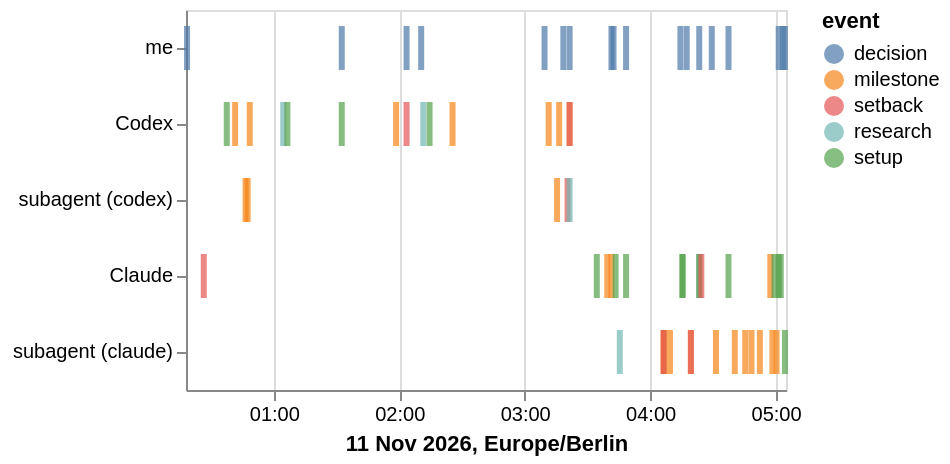

Write a Vega-Lite specification for this figure.
### Vega-Lite specification from a JSON file in a GitHub repository (floating-point values rounded to 4 significant figures)
{"$schema": "https://vega.github.io/schema/vega-lite/v6.json", "data": {"values": [{"t": "2026-11-11T00:18:00", "who": "me", "type": "decision", "what": "In Claude Code on the Mac, sets the direction for the final two prep days:"}, {"t": "2026-11-11T00:26:00", "who": "Claude", "type": "setback", "what": "The Claude Code session on the Mac hit its 5-hour usage limit"}, {"t": "2026-11-11T00:37:00", "who": "Codex", "type": "setup", "what": "Takes over on Windows"}, {"t": "2026-11-11T00:41:00", "who": "Codex", "type": "milestone", "what": "Repo restructured for two machines with Git LFS for media (fcec475)"}, {"t": "2026-11-11T00:46:00", "who": "subagent (codex)", "type": "milestone", "what": "Blender 5.3.0 installed on Windows and macOS"}, {"t": "2026-11-11T00:47:00", "who": "subagent (codex)", "type": "milestone", "what": "The 21 demo WAVs match the Unreal import copies byte for byte"}, {"t": "2026-11-11T00:48:00", "who": "Codex", "type": "milestone", "what": "Automatic two-way Git sync works: a Windows commit was auto-pulled on the Mac and a Mac co"}, {"t": "2026-11-11T01:04:00", "who": "Codex", "type": "research", "what": "Looked up partner perks and redemption deadlines from the jam page at the user's request."}, {"t": "2026-11-11T01:06:00", "who": "Codex", "type": "setup", "what": "Prepared a timed Windows packaging probe for UE 5.9 (597e2b5), at the user's request to ma"}, {"t": "2026-11-11T01:32:00", "who": "me", "type": "decision", "what": "Asks whether Epic's version control system Lore already works between Mac and Windows, on "}, {"t": "2026-11-11T01:32:00", "who": "Codex", "type": "setup", "what": "Herdr 0.9.5 installed as a terminal multiplexer for parallel agent sessions on Windows, at"}, {"t": "2026-11-11T01:58:00", "who": "Codex", "type": "milestone", "what": "Lore 0.13.0 CLI round trip between Windows and Mac over Tailscale succeeded: Windows creat"}, {"t": "2026-11-11T02:03:00", "who": "me", "type": "decision", "what": "\"In future I don't want to run any commands by hand.\" Agents must reach the Mac themselves"}, {"t": "2026-11-11T02:03:00", "who": "Codex", "type": "setback", "what": "SSH to the Mac was rejected because the wrong account name was used"}, {"t": "2026-11-11T02:10:00", "who": "me", "type": "decision", "what": "Asks for the Mac SSH access to be documented clearly in AGENTS.md/CLAUDE.md"}, {"t": "2026-11-11T02:11:00", "who": "Codex", "type": "research", "what": "Jam schedule converted to Berlin time: kickoff 11 Nov 20:00, build window 12 Nov 06:00 to "}, {"t": "2026-11-11T02:14:00", "who": "Codex", "type": "setup", "what": "Several design rounds on a desktop wallpaper showing the jam schedule"}, {"t": "2026-11-11T02:25:00", "who": "Codex", "type": "milestone", "what": "Lore test with a real Unreal asset in UE 5.9 (BP_LoreSmoke): the Mac loaded the asset, cha"}, {"t": "2026-11-11T03:09:00", "who": "me", "type": "decision", "what": "Retire the old 5.8 test project and build a new UE 5.9 C++ prep project:"}, {"t": "2026-11-11T03:11:00", "who": "Codex", "type": "milestone", "what": "Blender MCP produced a test crystal and exported it as FBX"}, {"t": "2026-11-11T03:15:00", "who": "subagent (codex)", "type": "milestone", "what": "Prep/JamPrep59 compiles"}, {"t": "2026-11-11T03:16:00", "who": "Codex", "type": "milestone", "what": "UE 5.9 C++ prep project committed (a1b26dd)"}, {"t": "2026-11-11T03:18:00", "who": "me", "type": "decision", "what": "Wants DLSS for realism"}, {"t": "2026-11-11T03:20:00", "who": "subagent (codex)", "type": "setback", "what": "UAT reported the Mac build as successful, but the .app bundle was incomplete"}, {"t": "2026-11-11T03:21:00", "who": "me", "type": "decision", "what": "Unsure about the engine: the NVIDIA award might argue for 5.8"}, {"t": "2026-11-11T03:21:00", "who": "subagent (codex)", "type": "research", "what": "Official DLSS binaries cover UE 5.5–5.8 only"}, {"t": "2026-11-11T03:21:00", "who": "Codex", "type": "milestone", "what": "Mac package of the 5.9 prep project screenshotted (work/prep59/mac-screenshot.png)."}, {"t": "2026-11-11T03:21:00", "who": "Codex", "type": "setback", "what": "Codex hit its usage limit, until about 06:02, in the middle of the forum research."}, {"t": "2026-11-11T03:34:00", "who": "Claude", "type": "setup", "what": "Herdr shortcut and icon added on the desktop, followed by terminal font changes and commun"}, {"t": "2026-11-11T03:39:00", "who": "Claude", "type": "milestone", "what": "Commit 54c9199:"}, {"t": "2026-11-11T03:41:00", "who": "me", "type": "decision", "what": "Session handoffs must be clean"}, {"t": "2026-11-11T03:42:00", "who": "me", "type": "decision", "what": "Subagents become a general rule, with model tiering for cost: the strongest model for impl"}, {"t": "2026-11-11T03:41:00", "who": "Claude", "type": "milestone", "what": "Mac auto-pull agent and its macOS privacy workaround documented (5a846c2)"}, {"t": "2026-11-11T03:43:00", "who": "Claude", "type": "setup", "what": "Spawns three parallel subagents: DLSS/ACE research (Sonnet), a UE 5.8 NVIDIA test project "}, {"t": "2026-11-11T03:45:00", "who": "subagent (claude)", "type": "research", "what": "docs/nvidia-dlss-ace-research.md (71ea332)"}, {"t": "2026-11-11T03:48:00", "who": "me", "type": "decision", "what": "\"Just test whether DLSS or ACE work on 5.9 first"}, {"t": "2026-11-11T03:48:00", "who": "Claude", "type": "setup", "what": "Spawns a Fable subagent to compile the official DLSS (5.8) and ACE ASR (5.7) plugins again"}, {"t": "2026-11-11T04:06:00", "who": "subagent (claude)", "type": "milestone", "what": "DLSS runs under UE 5.9 in a packaged Windows build"}, {"t": "2026-11-11T04:06:00", "who": "subagent (claude)", "type": "milestone", "what": "Hot-plug input layer in JamPrep59 (447b1f3):"}, {"t": "2026-11-11T04:06:00", "who": "subagent (claude)", "type": "setback", "what": "The Mac was unreachable over Tailscale"}, {"t": "2026-11-11T04:09:00", "who": "subagent (claude)", "type": "milestone", "what": "UE 5.8 NVIDIA test project Prep/JamPrep58 added with DLSS, Frame Generation and ACE ASR (f"}, {"t": "2026-11-11T04:14:00", "who": "me", "type": "decision", "what": "DLSS output \"looks off\", so keep evaluating both 5.8 and 5.9"}, {"t": "2026-11-11T04:15:00", "who": "Claude", "type": "setup", "what": "Spawns a Fable subagent for a portable graphics-settings module with A/B capture tooling."}, {"t": "2026-11-11T04:15:00", "who": "Claude", "type": "setup", "what": "One-step Mac package and smoke script added (2e5b73c)"}, {"t": "2026-11-11T04:17:00", "who": "me", "type": "decision", "what": "DLSS needs a fallback where it isn't available, e.g"}, {"t": "2026-11-11T04:19:00", "who": "subagent (claude)", "type": "milestone", "what": "JamPrep58 results (f1afbe5)"}, {"t": "2026-11-11T04:19:00", "who": "subagent (claude)", "type": "setback", "what": "The JamPrep58 Mac build crashed in engine start-up code in 3 of 10 launches"}, {"t": "2026-11-11T04:23:00", "who": "me", "type": "decision", "what": "Package size is not a blocker; \"then it just has to be uploaded differently\""}, {"t": "2026-11-11T04:23:00", "who": "Claude", "type": "research", "what": "Rules reading:"}, {"t": "2026-11-11T04:23:00", "who": "Claude", "type": "setup", "what": "Spawns a Fable subagent for a functional ACE test in the packaged 5.8 build"}, {"t": "2026-11-11T04:24:00", "who": "Claude", "type": "setback", "what": "Tailscale was stopped on the Mac after a reboot"}, {"t": "2026-11-11T04:29:00", "who": "me", "type": "decision", "what": "Prep code is not copied into the jam entry"}, {"t": "2026-11-11T04:31:00", "who": "subagent (claude)", "type": "milestone", "what": "Mac Development package of JamPrep59 built natively, and the packaged input smoke test pas"}, {"t": "2026-11-11T04:37:00", "who": "me", "type": "decision", "what": "Skills should also cover the audio and Blender pipelines."}, {"t": "2026-11-11T04:37:00", "who": "Claude", "type": "setup", "what": "Spawns four parallel skill-writing subagents (Opus)."}, {"t": "2026-11-11T04:40:00", "who": "subagent (claude)", "type": "milestone", "what": "Skill unreal-input-devices (fb04432)."}, {"t": "2026-11-11T04:45:00", "who": "subagent (claude)", "type": "milestone", "what": "Skill unreal-packaging (4795deb, 61b24bf)"}, {"t": "2026-11-11T04:48:00", "who": "subagent (claude)", "type": "milestone", "what": "Audio skills updated with a pipeline verified on Windows / UE 5.9 (dedca71): generation th"}, {"t": "2026-11-11T04:52:00", "who": "subagent (claude)", "type": "milestone", "what": "Skill blender-to-unreal (420c81e), verified with Blender 5.3 and UE 5.9: scale and axes, I"}, {"t": "2026-11-11T04:57:00", "who": "Claude", "type": "milestone", "what": "Skill table in AGENTS.md updated (f748968)."}, {"t": "2026-11-11T04:58:00", "who": "subagent (claude)", "type": "milestone", "what": "ACE verified in the packaged UE 5.8 build (f993315):"}, {"t": "2026-11-11T04:59:00", "who": "Claude", "type": "setup", "what": "Spawns a Fable subagent to repeat the ACE ASR+TTS test on UE 5.9"}, {"t": "2026-11-11T05:00:00", "who": "subagent (claude)", "type": "milestone", "what": "Graphics-settings module verified in packaged 5.8 and 5.9 builds (775f6eb):"}, {"t": "2026-11-11T05:01:00", "who": "Claude", "type": "setup", "what": "Spawns a Fable subagent to bring JamPrep58 and JamPrep59 to the same feature level with a "}, {"t": "2026-11-11T05:01:00", "who": "me", "type": "decision", "what": "Wants automatic documentation: screenshots with context metadata and occasional short clip"}, {"t": "2026-11-11T05:02:00", "who": "Claude", "type": "setup", "what": "Spawns a Fable subagent to build the devlog-capture tool and skill, aimed at the jam's Gla"}, {"t": "2026-11-11T05:03:00", "who": "me", "type": "decision", "what": "Rather than a constantly running agent, every agent (Claude, Codex, subagents) documents i"}, {"t": "2026-11-11T05:04:00", "who": "me", "type": "decision", "what": "Reconstruct the prep history, including when it began, from existing logs"}, {"t": "2026-11-11T05:04:00", "who": "subagent (claude)", "type": "setup", "what": "This timeline and Prep/log/media-candidates.md written from the logs."}]}, "width": "container", "height": 190, "mark": {"type": "tick", "thickness": 3, "size": 22}, "encoding": {"x": {"field": "t", "type": "temporal", "timeUnit": "hoursminutes", "title": "11 Nov 2026, Europe/Berlin", "axis": {"format": "%H:%M", "tickCount": 6}}, "y": {"field": "who", "type": "nominal", "title": null, "sort": ["me", "Codex", "subagent (codex)", "Claude", "subagent (claude)"]}, "color": {"field": "type", "type": "nominal", "title": "event", "scale": {"domain": ["decision", "milestone", "setback", "research", "setup"]}}, "tooltip": [{"field": "t", "type": "temporal", "timeUnit": "hoursminutes", "title": "time", "format": "%H:%M"}, {"field": "who"}, {"field": "type"}, {"field": "what"}]}}
